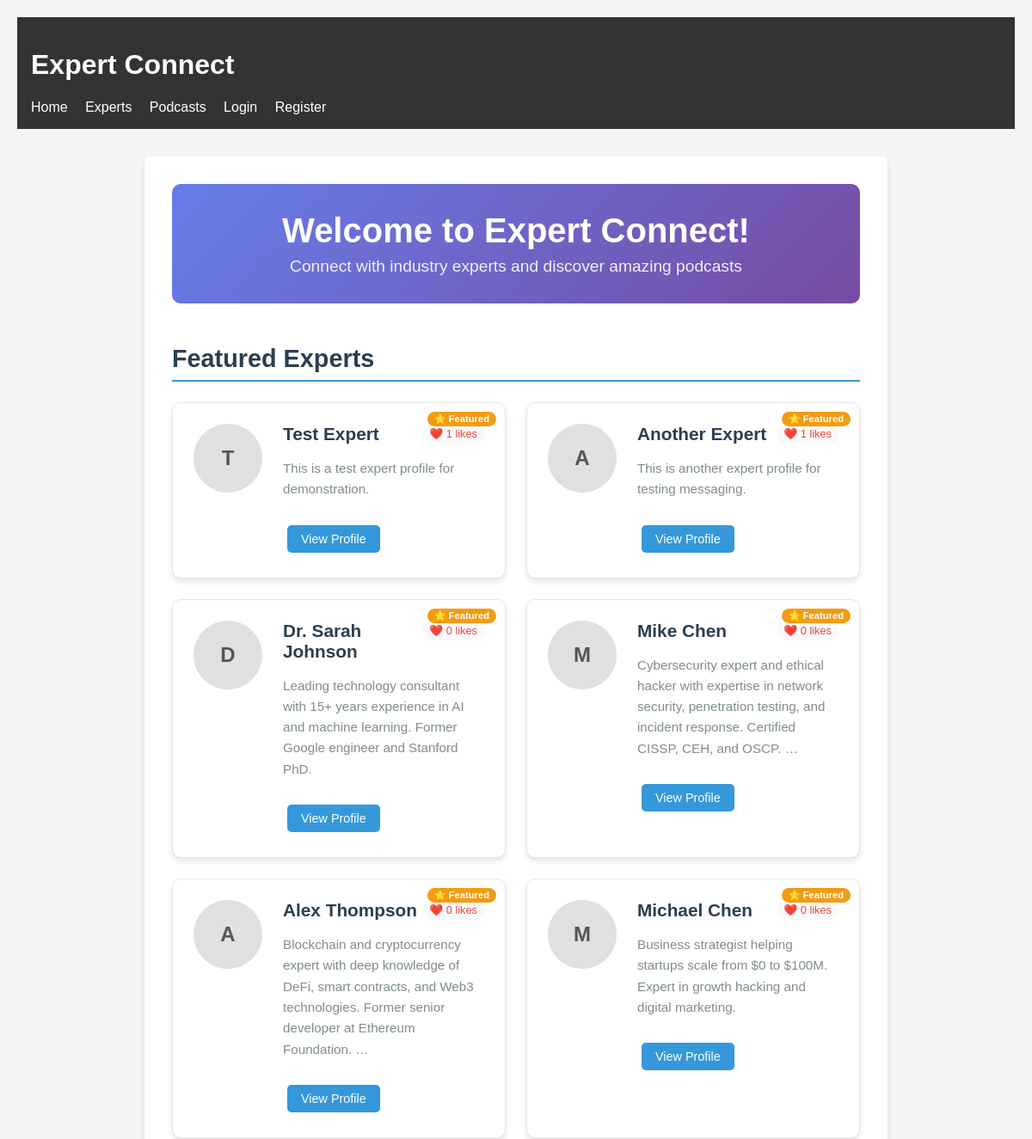
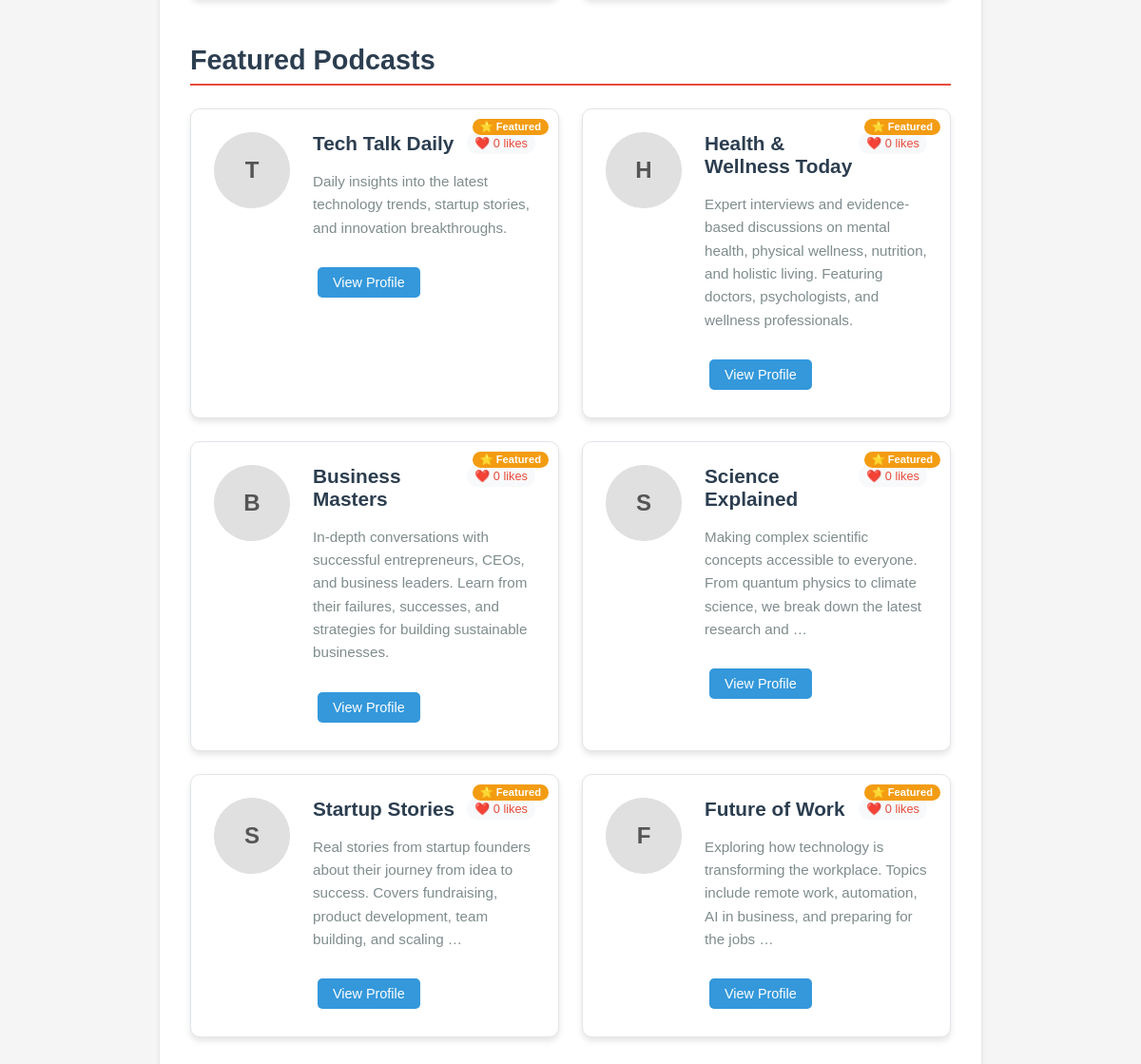
The page / on the database its author committed (2 pictures, top to bottom).
### expert_connect/core/models.py (models this page shows, shortened)
class ExpertProfile(models.Model):
    CATEGORY_CHOICES = [
        ('technology', 'Technology'),
        ('business', 'Business'),
        ('health', 'Health & Wellness'),
        ('education', 'Education'),
        ('finance', 'Finance'),
        ('marketing', 'Marketing'),
        ('design', 'Design & Creative'),
        ('science', 'Science'),
        ('environment', 'Environment'),
        ('psychology', 'Psychology'),
        ('legal', 'Legal'),
        ('real_estate', 'Real Estate'),
        ('fitness', 'Fitness & Sports'),
        ('cooking', 'Cooking & Food'),
        ('travel', 'Travel'),
        ('fashion', 'Fashion & Beauty'),
        ('music', 'Music & Arts'),
        ('parenting', 'Parenting'),
        ('career', 'Career Development'),
        ('spirituality', 'Spirituality'),
    ]
    user = models.OneToOneField(User, on_delete=models.CASCADE, primary_key=True)
    name = models.CharField(max_length=255)
    bio = models.TextField()
    image = models.ImageField(upload_to='expert_images/', null=True, blank=True, help_text="Upload your profile picture")
    category = models.CharField(max_length=20, choices=CATEGORY_CHOICES, default='technology')
    featured = models.BooleanField(default=False)

class PodcastProfile(models.Model):
    CATEGORY_CHOICES = [
        ('technology', 'Technology'),
        ('business', 'Business'),
        ('health', 'Health & Wellness'),
        ('education', 'Education'),
        ('finance', 'Finance'),
        ('marketing', 'Marketing'),
        ('design', 'Design & Creative'),
        ('science', 'Science'),
        ('environment', 'Environment'),
        ('psychology', 'Psychology'),
        ('legal', 'Legal'),
        ('real_estate', 'Real Estate'),
        ('fitness', 'Fitness & Sports'),
        ('cooking', 'Cooking & Food'),
        ('travel', 'Travel'),
        ('fashion', 'Fashion & Beauty'),
        ('music', 'Music & Arts'),
        ('parenting', 'Parenting'),
        ('career', 'Career Development'),
        ('spirituality', 'Spirituality'),
    ]
    user = models.OneToOneField(User, on_delete=models.CASCADE, primary_key=True)
    name = models.CharField(max_length=255)
    description = models.TextField()
    image = models.ImageField(upload_to='podcast_images/', null=True, blank=True, help_text="Upload your podcast cover image")
    category = models.CharField(max_length=20, choices=CATEGORY_CHOICES, default='technology')
    featured = models.BooleanField(default=False)

### expert_connect/core/views.py (the view)
# urls.py: path("", views.home, name="home"),
def home(request):
    featured_experts = ExpertProfile.objects.filter(featured=True)[:6]
    featured_podcasts = PodcastProfile.objects.filter(featured=True)[:6]
    for expert in featured_experts:
        content_type = ContentType.objects.get_for_model(ExpertProfile)
        expert.likes_count = Like.objects.filter(content_type=content_type, object_id=expert.pk).count()
    for podcast in featured_podcasts:
        content_type = ContentType.objects.get_for_model(PodcastProfile)
        podcast.likes_count = Like.objects.filter(content_type=content_type, object_id=podcast.pk).count()
    context = {
        "featured_experts": featured_experts,
        "featured_podcasts": featured_podcasts,
    }
    return render(request, "home.html", context)

### expert_connect/templates/home.html (shortened to what this page needs)
{% extends "base.html" %} {% block content %}
<div class="home-header">
  <h1>Welcome to Expert Connect!</h1>
  <p>Connect with industry experts and discover amazing podcasts</p>
</div>
{% if featured_experts or featured_podcasts %}
<div class="featured-section">
  {% if featured_experts %}
  <div class="featured-experts">
    <h2>Featured Experts</h2>
    <div class="featured-grid">
      {% for expert in featured_experts %}
      <div class="featured-card expert-card">
        <div class="card-image">
          {% if expert.image %}
          <img
            src="{{ expert.image.url }}"
            alt="{{ expert.name }}"
            class="profile-img"
          />
          {% else %}
          <div class="profile-placeholder">
            <span>{{ expert.name|first|upper }}</span>
          </div>
          {% endif %}
        </div>
        <div class="card-content">
          <div class="card-header">
            <h3>
              <a href="{% url 'profile_detail' expert.user.id %}"
                >{{ expert.name }}</a
              >
            </h3>
            <div class="card-stats">
              <span class="likes-count">❤️ {{ expert.likes_count }} likes</span>
            </div>
          </div>
          <p>{{ expert.bio|truncatewords:20 }}</p>
          <div class="card-actions">
            <a
              href="{% url 'profile_detail' expert.user.id %}"
              class="btn btn-primary"
              >View Profile</a
            >
          </div>
        </div>
      </div>
      {% endfor %}
    </div>
  </div>
  {% endif %} {% if featured_podcasts %}
  <div class="featured-podcasts">
    <h2>Featured Podcasts</h2>
    <div class="featured-grid">
      {% for podcast in featured_podcasts %}
      <div class="featured-card podcast-card">
        <div class="card-image">
          {% if podcast.image %}
          <img
            src="{{ podcast.image.url }}"
            alt="{{ podcast.name }}"
            class="profile-img"
          />
          {% else %}
          <div class="profile-placeholder">
            <span>{{ podcast.name|first|upper }}</span>
          </div>
          {% endif %}
        </div>
        <div class="card-content">
          <div class="card-header">
            <h3>
              <a href="{% url 'profile_detail' podcast.user.id %}"
                >{{ podcast.name }}</a
              >
            </h3>
            <div class="card-stats">
              <span class="likes-count"
                >❤️ {{ podcast.likes_count }} likes</span
              >
            </div>
          </div>
          <p>{{ podcast.description|truncatewords:20 }}</p>
          <div class="card-actions">
            <a
              href="{% url 'profile_detail' podcast.user.id %}"
              class="btn btn-primary"
              >View Profile</a
            >
          </div>
        </div>
      </div>
      {% endfor %}
    </div>
  </div>
  {% endif %}
</div>
{% endif %}
{% endblock %}

### expert_connect/templates/base.html (shortened to what this page needs)
<!DOCTYPE html>
<html>
  <head>
  </head>
  <body>
    <header>
      <h1>Expert Connect</h1>
      <nav>
        <a href="{% url 'home' %}">Home</a>
        <a href="{% url 'experts_list' %}">Experts</a>
        <a href="{% url 'podcasts_list' %}">Podcasts</a>
        {% if user.is_authenticated %}
        <a href="{% url 'inbox' %}">Inbox</a>
        <form method="post" action="{% url 'logout' %}" class="logout-form">
          {% csrf_token %}
          <button type="submit" class="logout-btn">Logout</button>
        </form>
        {% else %}
        <a href="{% url 'login' %}">Login</a>
        <a href="{% url 'register' %}">Register</a>
        {% endif %}
      </nav>
    </header>
    <main>{% block content %} {% endblock %}</main>
  </body>
</html>

### expert_connect/templates/base.html (style rules this page uses)
body { font-family: Arial, sans-serif; margin: 0; padding: 20px; background-color: #f5f5f5; }
header { background-color: #333; color: white; padding: 1rem; margin-bottom: 2rem; }
nav a { color: white; text-decoration: none; margin-right: 1rem; }
main { max-width: 800px; margin: 0 auto; background-color: white; padding: 2rem; border-radius: 5px; box-shadow: 0 2px 5px rgba(0, 0, 0, 0.1); }
button, .btn { background-color: #007bff; color: white; border: none; padding: 10px 20px; margin: 5px; border-radius: 3px; cursor: pointer; text-decoration: none; display: inline-block; }
.btn-primary { background-color: #28a745; }

### expert_connect/templates/home.html (style rules this page uses)
.home-header { text-align: center; margin-bottom: 3rem; padding: 2rem 0; background: linear-gradient(135deg, #667eea 0%, #764ba2 100%); color: white; border-radius: 10px; }
.home-header h1 { margin: 0 0 0.5rem 0; font-size: 2.5rem; }
.home-header p { margin: 0; font-size: 1.2rem; opacity: 0.9; }
.featured-section { margin-top: 2rem; }
.featured-section h2 { color: #2c3e50; margin-bottom: 1.5rem; font-size: 1.8rem; border-bottom: 2px solid #3498db; padding-bottom: 0.5rem; }
.featured-podcasts h2 { border-bottom-color: #e74c3c; }
.featured-grid { display: grid; grid-template-columns: repeat(auto-fill, minmax(300px, 1fr)); gap: 1.5rem; margin-bottom: 3rem; }
.featured-card { background: white; border-radius: 10px; box-shadow: 0 4px 6px rgba(0, 0, 0, 0.1); padding: 1.5rem; transition: transform 0.2s ease, box-shadow 0.2s ease; border: 1px solid #e1e5e9; position: relative; display: flex; gap: 1.5rem; }
.card-image { flex-shrink: 0; width: 80px; height: 80px; border-radius: 50%; overflow: hidden; background-color: #e0e0e0; display: flex; align-items: center; justify-content: center; }
.profile-placeholder { width: 100%; height: 100%; background-color: #e0e0e0; border-radius: 50%; display: flex; align-items: center; justify-content: center; color: #555; font-size: 1.5rem; font-weight: bold; }
.card-content { flex: 1; }
.featured-card::before { content: "⭐ Featured"; position: absolute; top: 10px; right: 10px; background: #f39c12; color: white; padding: 2px 8px; border-radius: 12px; font-size: 0.7rem; font-weight: bold; }
.card-content h3 { margin: 0 0 1rem 0; color: #2c3e50; font-size: 1.3rem; }
.card-header { display: flex; justify-content: space-between; align-items: flex-start; margin-bottom: 1rem; }
.card-header h3 { margin: 0; color: #2c3e50; font-size: 1.3rem; flex: 1; }
.card-stats { display: flex; gap: 0.5rem; align-items: center; }
.likes-count { background: #f8f9fa; color: #e74c3c; padding: 0.25rem 0.5rem; border-radius: 12px; font-size: 0.8rem; font-weight: 500; white-space: nowrap; }
.card-content h3 a { color: inherit; text-decoration: none; }
.card-content p { color: #7f8c8d; line-height: 1.6; margin-bottom: 1.5rem; font-size: 0.95rem; }
.card-actions { display: flex; gap: 0.5rem; flex-wrap: wrap; }
.btn { padding: 0.5rem 1rem; border-radius: 5px; text-decoration: none; font-size: 0.9rem; transition: all 0.2s ease; border: none; cursor: pointer; display: inline-block; }
.btn-primary { background-color: #3498db; color: white; }

### rows shown on the page
ExpertProfile: name|first "T", name "Test Expert", likes_count "1", bio "This is a test expert profile for demonstration."
ExpertProfile: name|first "A", name "Another Expert", likes_count "1", bio "This is another expert profile for testing messaging."
ExpertProfile: name|first "D", name "Dr. Sarah Johnson", likes_count "0", bio "Leading technology consultant with 15+ years experience in AI and machine learning. Former Google engineer and Stanford PhD."
ExpertProfile: name|first "M", name "Mike Chen", likes_count "0", bio "Cybersecurity expert and ethical hacker with expertise in network security, penetration testing, and incident response. Certified CISSP, CEH, and OSCP. …"
ExpertProfile: name|first "A", name "Alex Thompson", likes_count "0", bio "Blockchain and cryptocurrency expert with deep knowledge of DeFi, smart contracts, and Web3 technologies. Former senior developer at Ethereum Foundation. …"
ExpertProfile: name|first "M", name "Michael Chen", likes_count "0", bio "Business strategist helping startups scale from $0 to $100M. Expert in growth hacking and digital marketing."
PodcastProfile: name|first "T", name "Tech Talk Daily", likes_count "0", description "Daily insights into the latest technology trends, startup stories, and innovation breakthroughs."
PodcastProfile: name|first "H", name "Health & Wellness Today", likes_count "0", description "Expert interviews and evidence-based discussions on mental health, physical wellness, nutrition, and holistic living. Featuring doctors, psychologists, and wellness professionals."
PodcastProfile: name|first "B", name "Business Masters", likes_count "0", description "In-depth conversations with successful entrepreneurs, CEOs, and business leaders. Learn from their failures, successes, and strategies for building sustainable businesses."
PodcastProfile: name|first "S", name "Science Explained", likes_count "0", description "Making complex scientific concepts accessible to everyone. From quantum physics to climate science, we break down the latest research and …"
PodcastProfile: name|first "S", name "Startup Stories", likes_count "0", description "Real stories from startup founders about their journey from idea to success. Covers fundraising, product development, team building, and scaling …"
PodcastProfile: name|first "F", name "Future of Work", likes_count "0", description "Exploring how technology is transforming the workplace. Topics include remote work, automation, AI in business, and preparing for the jobs …"
